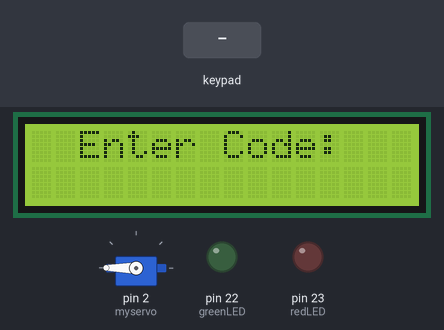
Bench run of a sketch on a simulated Arduino Mega 2560, built with avr-gcc and run on an emulated ATmega2560. Shown: 16×2 character LCD, servo, output pins drawn as LEDs (lit = HIGH). The inputs (shaded band) are chosen by the test bench.

Above: at 1.2 s.
1.3 s: key '#' pressed
At 3.0 s:
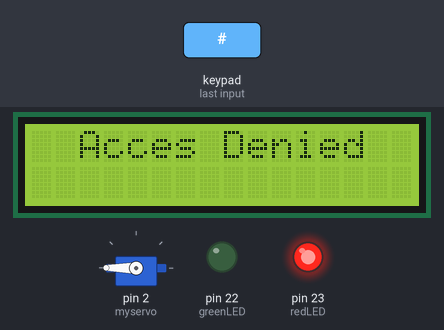
3.1 s: keypad keys 4 1 5 5 6 # pressed 0.4 s apart
At 7.0 s:
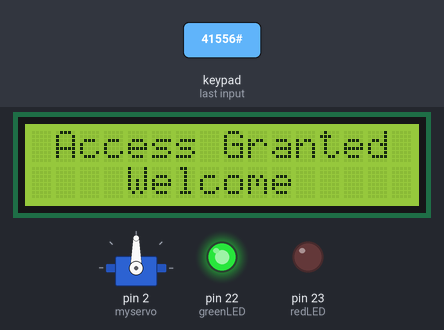
8.2 s: key 'A' pressed
11.2 s: keypad keys 4 7 4 6 4 5 4 4 # pressed 0.4 s apart
At 14.71 s:
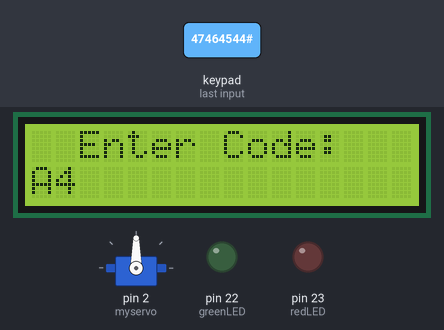
16.3 s: key 'B' pressed
18.3 s: keypad keys 4 1 5 5 6 A pressed 0.4 s apart
At 22.8 s:
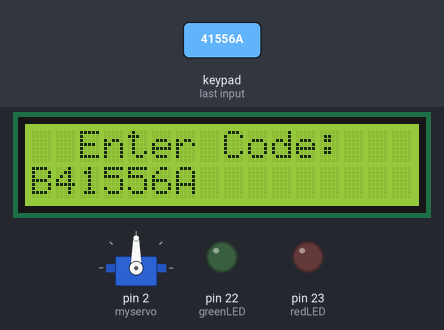
Timing chart, 0 to 24.2 s (numbered marks = the images above; inputs shaded):
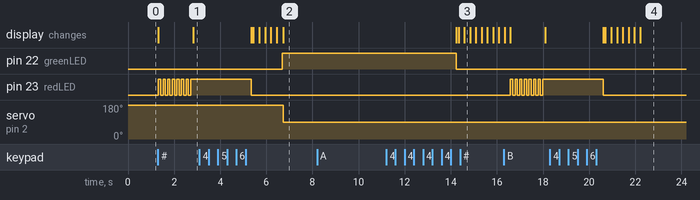

Measured:
- after the input at 1.3 s, pin 23 (redLED): alternates HIGH for 0.10 s and LOW for 0.10 s, 15 changes in all, then stays HIGH, starting at once; the display: first changes at once (image 1 shows a later state)
- after the input at 3.1 s, pin 22 (greenLED): LOW → HIGH after 3.6 s; servo on pin 2 (myservo): 180° → 90° after 3.6 s; the display: first differs from a run without the input after 2.3 s (image 2 shows a later state)
- after the input at 8.2 s, every drawn part: stays the same

The sketch:

keypad-with-monitor.ino
```cpp
#include <Password.h>
#include <LiquidCrystal.h>
#include <Keypad.h>
#include <Servo.h>

Servo myservo;

//constants for LEDs
int greenLED = 22;
int redLED = 23;

const int rs = 13, en = 12, d4 = 10, d5 = 9, d6 = 8, d7 = 7;
LiquidCrystal lcd(rs, en, d4, d5, d6, d7);
Password password = Password( "41556" );
int currentPosition = 0;
const byte ROWS = 4; // Four rows
const byte COLS = 4; // Four columns
// Define the Keymap
char keys[ROWS][COLS] = {
  {
    '1','2','3','A',  }
  ,
  {
    '4','5','6','B',  }
  ,
  {
    '7','8','9','C',  }
  ,
  {
    '*','0','#','D',  }
};
// Connect keypad ROW0, ROW1, ROW2 and ROW3 to these Arduino pins.
byte rowPins[ROWS] = {
  47, 46, 45, 44}; //connect to the row pinouts of the keypad
byte colPins[COLS] = {
  51, 50, 49, 48}; //connect to the column pinouts of the keypad

// Create the Keypad
Keypad keypad = Keypad( makeKeymap(keys), rowPins, colPins, ROWS, COLS );

void setup(){
  lcd.begin(16, 2);
  Serial.begin(9600);
  keypad.setDebounceTime(50);
  displayCodeEntryScreen();
  keypad.addEventListener(keypadEvent); //add an event listener for this keypad
  myservo.attach(2);
  myservo.write(180);
  //setup and turn off both LEDs
  pinMode(redLED, OUTPUT);
  pinMode(greenLED, OUTPUT);
  digitalWrite(redLED, LOW);
  digitalWrite(greenLED, LOW);
}

void displayCodeEntryScreen()
{
  password.reset();
  lcd.clear();
  lcd.setCursor(2, 0);
  lcd.print("Enter Code:");
  lcd.setCursor(0,1);
  keypad.addEventListener(keypadEvent); //add an event listener for this keypad
  //setup and turn off both LEDs
  pinMode(redLED, OUTPUT);
  pinMode(greenLED, OUTPUT);
  digitalWrite(redLED, LOW);
  digitalWrite(greenLED, LOW);
}

void loop(){
  keypad.getKey();
}

//take care of some special events
void keypadEvent(KeypadEvent eKey){
  switch (keypad.getState()){
  case PRESSED:
    lcd.print(eKey);
    switch (eKey){
    case '#':
      checkPassword();
      break;
    case '*':
         displayCodeEntryScreen(); break;
    default:
      password.append(eKey);
    }
 switch (keypad.getState()){
   case PRESSED:
   switch (eKey){
   case 'D': myservo.write(180); displayCodeEntryScreen();
    }
  }
  }
}

void checkPassword(){
  if (password.evaluate()){
    digitalWrite(greenLED, HIGH);
    lcd.clear();
    delay(30);
    lcd.setCursor(1, 0);
    lcd.print("Access Granted");
    lcd.setCursor(4, 1);
    lcd.print("Welcome");
    unlockdoor();
    delay(2500);
    displayCodeEntryScreen();
  }
  else{
    loop(); {
      redlight();
    }
    lcd.clear();
    delay(10);
    lcd.setCursor(2, 0);
    lcd.print("Acces Denied");
    delay(2500);
    lcd.clear();
    displayCodeEntryScreen();
  }
}

void unlockdoor(){ //controls servo that locks the door
  myservo.write(90);
  digitalWrite(greenLED, HIGH);
  delay(5000);
}

void redlight(){
digitalWrite(redLED, HIGH);
delay(100);
digitalWrite(redLED, LOW);
delay(100);
digitalWrite(redLED, HIGH);
delay(100);
digitalWrite(redLED, LOW);
delay(100);
digitalWrite(redLED, HIGH);
delay(100);
digitalWrite(redLED, LOW);
delay(100);
digitalWrite(redLED, HIGH);
delay(100);
digitalWrite(redLED, LOW);
delay(100);
digitalWrite(redLED, HIGH);
delay(100);
digitalWrite(redLED, LOW);
delay(100);
digitalWrite(redLED, HIGH);
delay(100);
digitalWrite(redLED, LOW);
delay(100);
digitalWrite(redLED, HIGH);
delay(100);
digitalWrite(redLED, LOW);
delay(100);
digitalWrite(redLED, HIGH);
delay(100);
}
```
